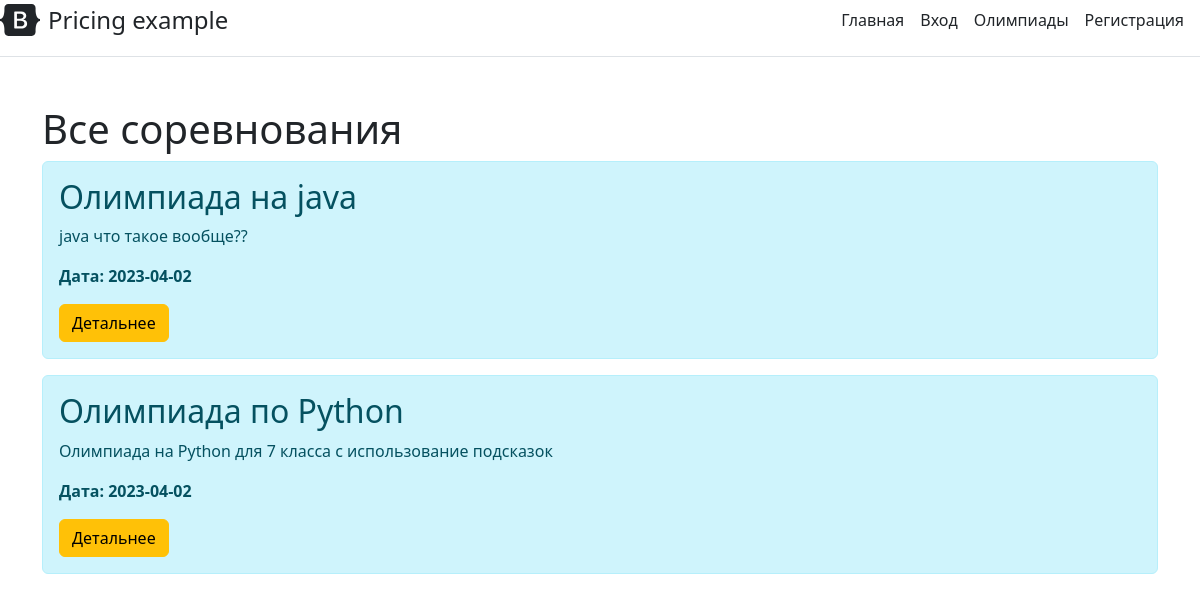
The app's page /сompetitions (signed in), older data.
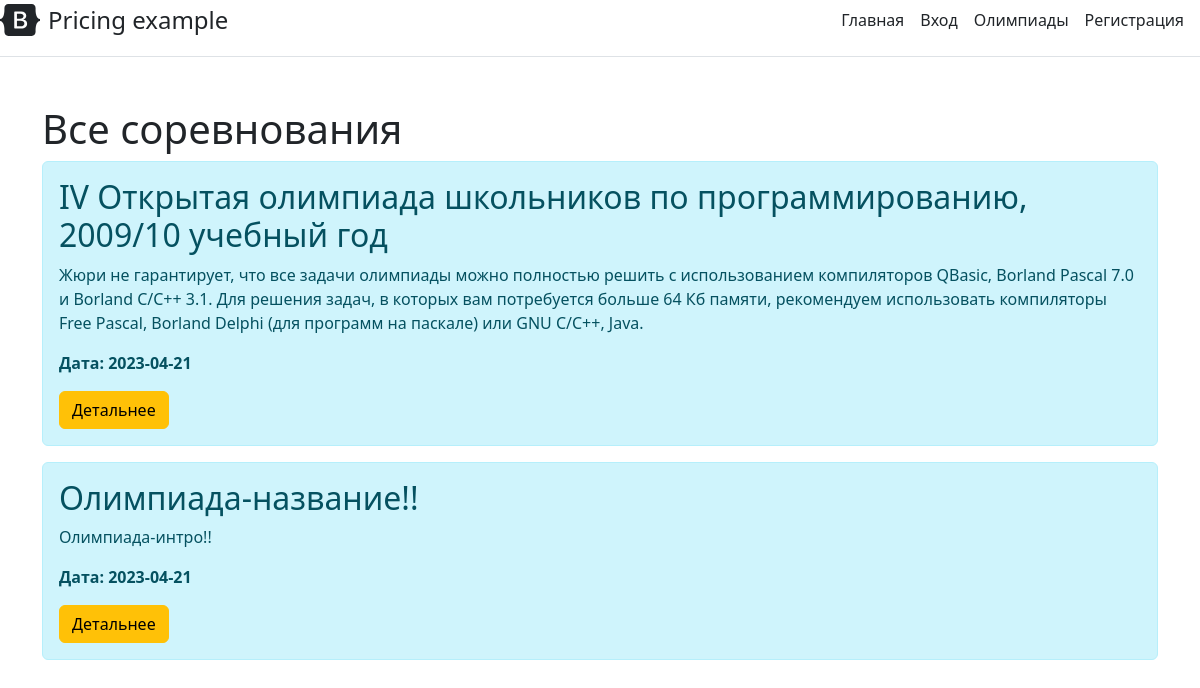
The same page, newer data.
### user_data.py (models this page shows, shortened)
class Olympiad(db.Model):
    id = db.Column(db.Integer, primary_key=True)
    title = db.Column(db.String(100), nullable=False)
    introduction = db.Column(db.String(300), nullable=False)
    text = db.Column(db.Text, nullable=False)
    date = db.Column(db.DateTime, default=datetime.utcnow)

### app.py (the view)
@app.route('/сompetitions')
@login_required
def сompetitions():
    olympiads = Olympiad.query.order_by(Olympiad.date.desc()).all()
    return render_template('сompetitions.html', olympiads=olympiads)

### app.py (called while the page is built)
@login_manager.user_loader
def load_user(user_id):
    return Users.query.get(int(user_id))

### templates/сompetitions.html (shortened to what this page needs)
{% extends 'base.html' %}
{% block body %}
<div class="container mt-5">
    <h1>Все соревнования</h1>
    {% if olympiads|length > 0 %}
        {% for element in olympiads %}
        <div class="alert alert-info">
            <h2>{{ element.title }}</h2>
            <p>{{ element.introduction }}</p>
            <p><b> Дата: {{element.date.date() }}</b></p>
            <a href ="/сompetitions/{{ element.id }}" class ='btn btn-warning'>Детальнее</a>
        </div>
        {% endfor %}
    {% else %}
    <p> На данный момент олимпиад нет</p>
    {% endif %}
</div>
{% endblock %}

### templates/base.html (shortened to what this page needs)
<!doctype html>
<html lang="ru">
<head>
    <link rel = 'stylesheet' href = "https://cdn.jsdelivr.net/npm/bootstrap@5.2.3/dist/css/bootstrap.min.css">
</head>
<body>
    <div class="d-flex flex-column flex-md-row align-items-center pb-3 mb-4 border-bottom">
      <a href="/" class="d-flex align-items-center text-dark text-decoration-none">
        <span class="fs-4">Pricing example</span>
      </a>
      <nav class="d-inline-flex mt-2 mt-md-0 ms-md-auto">
        <a class="me-3 py-2 text-dark text-decoration-none" href="/">Главная</a>
        <a class="me-3 py-2 text-dark text-decoration-none" href="/entry">Вход</a>
          <a class="me-3 py-2 text-dark text-decoration-none" href="/сompetitions">Олимпиады</a>
          <a class="me-3 py-2 text-dark text-decoration-none" href="/registration">Регистрация</a>
      </nav>
    </div>
    {% block body %}{% endblock %}
</body>
</html>

Row changes from the older to the newer data that the page shows:
removed Olympiad: title "Олимпиада на java", introduction "java что такое вообще??", date "2023-04-02"
added Olympiad: title "IV Открытая олимпиада школьников по программированию, 2009/10 учебный год", introduction "Жюри не гарантирует, что все задачи олимпиады можно полностью решить с использованием компиляторов QBasic, Borland Pascal 7.0 и Borland C/C++ 3.1. Для решения задач, в которых вам потребуется больше 64 Кб памяти, рекомендуем использовать компиляторы Free Pascal, Borland Delphi (для программ на паскале) или GNU C/C++, Java.", date "2023-04-21"
changed Olympiad: title "Олимпиада по Python" → "Олимпиада-название!!"; introduction "Олимпиада на Python для 7 класса с использование подсказок" → "Олимпиада-интро!!"; date "2023-04-02" → "2023-04-21"
